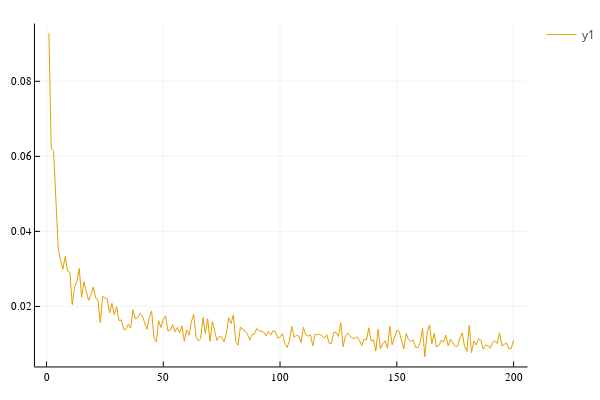

The code cell stored with this chart in its notebook:
### Code cell
h |> plot

### Figure 1 — Plotly figure (JSON) as saved in the notebook; plotly's stock layout.template omitted (floating-point values rounded to 4 significant figures; data arrays with more than 128 entries replaced by an {"elided": "..."} marker saying what was removed)
{"data": [{"colorbar": {"title": ""}, "legendgroup": "y1", "line": {"color": "rgba(230, 159, 0, 1.000)", "dash": "solid", "shape": "linear", "width": 1}, "mode": "lines", "name": "y1", "showlegend": true, "type": "scatter", "x": {"elided": "200 int values"}, "xaxis": "x", "y": {"elided": "200 float values"}, "yaxis": "y", "zmax": null, "zmin": null}], "layout": {"annotations": [], "height": 400, "legend_position": {"bgcolor": "rgba(255, 255, 255, 1.000)", "bordercolor": "rgba(0, 0, 0, 1.000)", "borderwidth": 1, "font": {"color": "rgba(0, 0, 0, 1.000)", "family": "sans-serif", "size": 11}, "title": {"font": {"color": "rgba(0, 0, 0, 1.000)", "family": "sans-serif", "size": 15}, "text": ""}, "tracegroupgap": 0, "traceorder": "normal", "x": 1, "xanchor": "auto", "y": 1, "yanchor": "auto"}, "margin": {"b": 20, "l": 0, "r": 0, "t": 20}, "paper_bgcolor": "rgba(255, 255, 255, 1.000)", "plot_bgcolor": "rgba(255, 255, 255, 1.000)", "showlegend": true, "width": 600, "xaxis": {"anchor": "y", "domain": [0.06582, 0.9934], "gridcolor": "rgba(0, 0, 0, 0.100)", "gridwidth": 0.5, "linecolor": "rgba(0, 0, 0, 1.000)", "mirror": false, "range": [-4.97, 206.0], "showgrid": true, "showline": true, "showticklabels": true, "tickangle": 0, "tickcolor": "rgb(0, 0, 0)", "tickfont": {"color": "rgba(0, 0, 0, 1.000)", "family": "sans-serif", "size": 11}, "tickmode": "array", "ticks": "inside", "ticktext": ["0", "50", "100", "150", "200"], "tickvals": [0, 50, 100, 150, 200], "title": "", "titlefont": {"color": "rgba(0, 0, 0, 1.000)", "family": "sans-serif", "size": 15}, "type": "-", "visible": true, "zeroline": false, "zerolinecolor": "rgba(0, 0, 0, 1.000)"}, "yaxis": {"anchor": "x", "domain": [0.03762, 0.9902], "gridcolor": "rgba(0, 0, 0, 0.100)", "gridwidth": 0.5, "linecolor": "rgba(0, 0, 0, 1.000)", "mirror": false, "range": [0.004007, 0.09539], "showgrid": true, "showline": true, "showticklabels": true, "tickangle": 0, "tickcolor": "rgb(0, 0, 0)", "tickfont": {"color": "rgba(0, 0, 0, 1.000)", "family": "sans-serif", "size": 11}, "tickmode": "array", "ticks": "inside", "ticktext": ["0.02", "0.04", "0.06", "0.08"], "tickvals": [0.02, 0.04, 0.06, 0.08], "title": "", "titlefont": {"color": "rgba(0, 0, 0, 1.000)", "family": "sans-serif", "size": 15}, "type": "-", "visible": true, "zeroline": false, "zerolinecolor": "rgba(0, 0, 0, 1.000)"}}}
